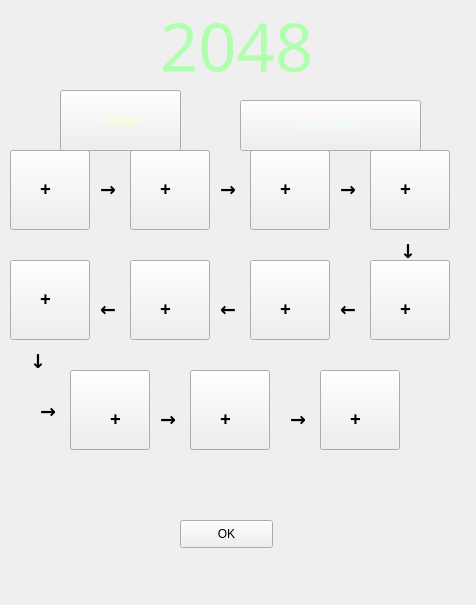
<?xml version="1.0" encoding="UTF-8"?>
<ui version="4.0">
 <class>start</class>
 <widget class="QWidget" name="start">
  <property name="geometry">
   <rect>
    <x>0</x>
    <y>0</y>
    <width>476</width>
    <height>605</height>
   </rect>
  </property>
  <property name="windowTitle">
   <string>Form</string>
  </property>
  <widget class="QPushButton" name="pushButton">
   <property name="geometry">
    <rect>
     <x>60</x>
     <y>90</y>
     <width>121</width>
     <height>61</height>
    </rect>
   </property>
   <property name="styleSheet">
    <string notr="true">font: 75 22pt &quot;Andalus&quot;;
color: rgb(250, 255, 202);
border-image: url(:/blk/cloud_PNG25.png);</string>
   </property>
   <property name="text">
    <string>normal</string>
   </property>
  </widget>
  <widget class="QPushButton" name="pushButton_2">
   <property name="geometry">
    <rect>
     <x>240</x>
     <y>100</y>
     <width>181</width>
     <height>51</height>
    </rect>
   </property>
   <property name="styleSheet">
    <string notr="true">border-image: url(:/blk/cloud_PNG25.png);
color: rgb(233, 255, 243);
font: 75 22pt &quot;Andalus&quot;;</string>
   </property>
   <property name="text">
    <string>User-make</string>
   </property>
  </widget>
  <widget class="QPushButton" name="blk2">
   <property name="geometry">
    <rect>
     <x>10</x>
     <y>150</y>
     <width>80</width>
     <height>80</height>
    </rect>
   </property>
   <property name="text">
    <string/>
   </property>
  </widget>
  <widget class="QPushButton" name="blk4">
   <property name="geometry">
    <rect>
     <x>130</x>
     <y>150</y>
     <width>80</width>
     <height>80</height>
    </rect>
   </property>
   <property name="text">
    <string/>
   </property>
  </widget>
  <widget class="QPushButton" name="blk16">
   <property name="geometry">
    <rect>
     <x>370</x>
     <y>150</y>
     <width>80</width>
     <height>80</height>
    </rect>
   </property>
   <property name="text">
    <string/>
   </property>
  </widget>
  <widget class="QPushButton" name="blk8">
   <property name="geometry">
    <rect>
     <x>250</x>
     <y>150</y>
     <width>80</width>
     <height>80</height>
    </rect>
   </property>
   <property name="text">
    <string/>
   </property>
  </widget>
  <widget class="QPushButton" name="blk32">
   <property name="geometry">
    <rect>
     <x>370</x>
     <y>260</y>
     <width>80</width>
     <height>80</height>
    </rect>
   </property>
   <property name="text">
    <string/>
   </property>
  </widget>
  <widget class="QPushButton" name="blk2048">
   <property name="geometry">
    <rect>
     <x>320</x>
     <y>370</y>
     <width>80</width>
     <height>80</height>
    </rect>
   </property>
   <property name="text">
    <string/>
   </property>
  </widget>
  <widget class="QPushButton" name="blk64">
   <property name="geometry">
    <rect>
     <x>250</x>
     <y>260</y>
     <width>80</width>
     <height>80</height>
    </rect>
   </property>
   <property name="text">
    <string/>
   </property>
  </widget>
  <widget class="QPushButton" name="blk256">
   <property name="geometry">
    <rect>
     <x>10</x>
     <y>260</y>
     <width>80</width>
     <height>80</height>
    </rect>
   </property>
   <property name="text">
    <string/>
   </property>
  </widget>
  <widget class="QPushButton" name="blk512">
   <property name="geometry">
    <rect>
     <x>70</x>
     <y>370</y>
     <width>80</width>
     <height>80</height>
    </rect>
   </property>
   <property name="text">
    <string/>
   </property>
  </widget>
  <widget class="QPushButton" name="blk1024">
   <property name="geometry">
    <rect>
     <x>190</x>
     <y>370</y>
     <width>80</width>
     <height>80</height>
    </rect>
   </property>
   <property name="text">
    <string/>
   </property>
  </widget>
  <widget class="QPushButton" name="blk128">
   <property name="geometry">
    <rect>
     <x>130</x>
     <y>260</y>
     <width>80</width>
     <height>80</height>
    </rect>
   </property>
   <property name="text">
    <string/>
   </property>
  </widget>
  <widget class="QPushButton" name="pushButton_14">
   <property name="geometry">
    <rect>
     <x>180</x>
     <y>520</y>
     <width>93</width>
     <height>28</height>
    </rect>
   </property>
   <property name="text">
    <string>OK</string>
   </property>
  </widget>
  <widget class="QLabel" name="label">
   <property name="geometry">
    <rect>
     <x>100</x>
     <y>180</y>
     <width>21</width>
     <height>16</height>
    </rect>
   </property>
   <property name="font">
    <font>
     <family>標楷體</family>
     <pointsize>14</pointsize>
     <weight>75</weight>
     <bold>true</bold>
    </font>
   </property>
   <property name="text">
    <string>→</string>
   </property>
  </widget>
  <widget class="QLabel" name="label_2">
   <property name="geometry">
    <rect>
     <x>220</x>
     <y>180</y>
     <width>21</width>
     <height>16</height>
    </rect>
   </property>
   <property name="font">
    <font>
     <family>標楷體</family>
     <pointsize>14</pointsize>
     <weight>75</weight>
     <bold>true</bold>
    </font>
   </property>
   <property name="text">
    <string>→</string>
   </property>
  </widget>
  <widget class="QLabel" name="label_3">
   <property name="geometry">
    <rect>
     <x>340</x>
     <y>180</y>
     <width>21</width>
     <height>16</height>
    </rect>
   </property>
   <property name="font">
    <font>
     <family>標楷體</family>
     <pointsize>14</pointsize>
     <weight>75</weight>
     <bold>true</bold>
    </font>
   </property>
   <property name="text">
    <string>→</string>
   </property>
  </widget>
  <widget class="QLabel" name="label_4">
   <property name="geometry">
    <rect>
     <x>340</x>
     <y>300</y>
     <width>21</width>
     <height>16</height>
    </rect>
   </property>
   <property name="font">
    <font>
     <family>標楷體</family>
     <pointsize>14</pointsize>
     <weight>75</weight>
     <bold>true</bold>
    </font>
   </property>
   <property name="text">
    <string>←</string>
   </property>
  </widget>
  <widget class="QLabel" name="label_5">
   <property name="geometry">
    <rect>
     <x>220</x>
     <y>300</y>
     <width>21</width>
     <height>16</height>
    </rect>
   </property>
   <property name="font">
    <font>
     <family>標楷體</family>
     <pointsize>14</pointsize>
     <weight>75</weight>
     <bold>true</bold>
    </font>
   </property>
   <property name="text">
    <string>←</string>
   </property>
  </widget>
  <widget class="QLabel" name="label_6">
   <property name="geometry">
    <rect>
     <x>100</x>
     <y>300</y>
     <width>21</width>
     <height>16</height>
    </rect>
   </property>
   <property name="font">
    <font>
     <family>標楷體</family>
     <pointsize>14</pointsize>
     <weight>75</weight>
     <bold>true</bold>
    </font>
   </property>
   <property name="text">
    <string>←</string>
   </property>
  </widget>
  <widget class="QLabel" name="label_7">
   <property name="geometry">
    <rect>
     <x>160</x>
     <y>410</y>
     <width>21</width>
     <height>16</height>
    </rect>
   </property>
   <property name="font">
    <font>
     <family>標楷體</family>
     <pointsize>14</pointsize>
     <weight>75</weight>
     <bold>true</bold>
    </font>
   </property>
   <property name="text">
    <string>→</string>
   </property>
  </widget>
  <widget class="QLabel" name="label_8">
   <property name="geometry">
    <rect>
     <x>290</x>
     <y>410</y>
     <width>21</width>
     <height>16</height>
    </rect>
   </property>
   <property name="font">
    <font>
     <family>標楷體</family>
     <pointsize>14</pointsize>
     <weight>75</weight>
     <bold>true</bold>
    </font>
   </property>
   <property name="text">
    <string>→</string>
   </property>
  </widget>
  <widget class="QLabel" name="pic2048">
   <property name="geometry">
    <rect>
     <x>20</x>
     <y>160</y>
     <width>441</width>
     <height>421</height>
    </rect>
   </property>
   <property name="styleSheet">
    <string notr="true">border-image: url(:/blk/game-2048-java.png);</string>
   </property>
   <property name="text">
    <string/>
   </property>
  </widget>
  <widget class="QLabel" name="title">
   <property name="geometry">
    <rect>
     <x>160</x>
     <y>0</y>
     <width>151</width>
     <height>91</height>
    </rect>
   </property>
   <property name="font">
    <font>
     <family>Gabriola</family>
     <pointsize>50</pointsize>
     <weight>9</weight>
     <italic>false</italic>
     <bold>false</bold>
    </font>
   </property>
   <property name="styleSheet">
    <string notr="true">border-image: url(:/blk/cloud_PNG25.png);
color: rgb(176, 255, 174);
font: 75 50pt &quot;Gabriola&quot;;</string>
   </property>
   <property name="text">
    <string>2048</string>
   </property>
  </widget>
  <widget class="QLabel" name="label_9">
   <property name="geometry">
    <rect>
     <x>0</x>
     <y>0</y>
     <width>481</width>
     <height>611</height>
    </rect>
   </property>
   <property name="styleSheet">
    <string notr="true">border-image: url(:/blk/sky.jpg);</string>
   </property>
   <property name="text">
    <string/>
   </property>
  </widget>
  <widget class="QLabel" name="label_10">
   <property name="geometry">
    <rect>
     <x>30</x>
     <y>70</y>
     <width>71</width>
     <height>61</height>
    </rect>
   </property>
   <property name="styleSheet">
    <string notr="true">border-image: url(:/blk/tumblr_ml3y1rYA4Z1so1hpzo1_400.png);</string>
   </property>
   <property name="text">
    <string/>
   </property>
  </widget>
  <widget class="QLabel" name="label_11">
   <property name="geometry">
    <rect>
     <x>390</x>
     <y>70</y>
     <width>71</width>
     <height>51</height>
    </rect>
   </property>
   <property name="styleSheet">
    <string notr="true">border-image: url(:/blk/male_humming_bird_png_by_doloresdevelde-d4ktla0.png);</string>
   </property>
   <property name="text">
    <string/>
   </property>
  </widget>
  <widget class="QLabel" name="label_12">
   <property name="geometry">
    <rect>
     <x>40</x>
     <y>180</y>
     <width>16</width>
     <height>16</height>
    </rect>
   </property>
   <property name="font">
    <font>
     <family>Aharoni</family>
     <pointsize>14</pointsize>
     <weight>75</weight>
     <bold>true</bold>
    </font>
   </property>
   <property name="text">
    <string>+</string>
   </property>
  </widget>
  <widget class="QLabel" name="label_13">
   <property name="geometry">
    <rect>
     <x>160</x>
     <y>180</y>
     <width>16</width>
     <height>16</height>
    </rect>
   </property>
   <property name="font">
    <font>
     <family>Aharoni</family>
     <pointsize>14</pointsize>
     <weight>75</weight>
     <bold>true</bold>
    </font>
   </property>
   <property name="text">
    <string>+</string>
   </property>
  </widget>
  <widget class="QLabel" name="label_14">
   <property name="geometry">
    <rect>
     <x>280</x>
     <y>180</y>
     <width>16</width>
     <height>16</height>
    </rect>
   </property>
   <property name="font">
    <font>
     <family>Aharoni</family>
     <pointsize>14</pointsize>
     <weight>75</weight>
     <bold>true</bold>
    </font>
   </property>
   <property name="text">
    <string>+</string>
   </property>
  </widget>
  <widget class="QLabel" name="label_15">
   <property name="geometry">
    <rect>
     <x>400</x>
     <y>180</y>
     <width>16</width>
     <height>16</height>
    </rect>
   </property>
   <property name="font">
    <font>
     <family>Aharoni</family>
     <pointsize>14</pointsize>
     <weight>75</weight>
     <bold>true</bold>
    </font>
   </property>
   <property name="text">
    <string>+</string>
   </property>
  </widget>
  <widget class="QLabel" name="label_16">
   <property name="geometry">
    <rect>
     <x>400</x>
     <y>300</y>
     <width>16</width>
     <height>16</height>
    </rect>
   </property>
   <property name="font">
    <font>
     <family>Aharoni</family>
     <pointsize>14</pointsize>
     <weight>75</weight>
     <bold>true</bold>
    </font>
   </property>
   <property name="text">
    <string>+</string>
   </property>
  </widget>
  <widget class="QLabel" name="label_17">
   <property name="geometry">
    <rect>
     <x>280</x>
     <y>300</y>
     <width>16</width>
     <height>16</height>
    </rect>
   </property>
   <property name="font">
    <font>
     <family>Aharoni</family>
     <pointsize>14</pointsize>
     <weight>75</weight>
     <bold>true</bold>
    </font>
   </property>
   <property name="text">
    <string>+</string>
   </property>
  </widget>
  <widget class="QLabel" name="label_18">
   <property name="geometry">
    <rect>
     <x>160</x>
     <y>300</y>
     <width>16</width>
     <height>16</height>
    </rect>
   </property>
   <property name="font">
    <font>
     <family>Aharoni</family>
     <pointsize>14</pointsize>
     <weight>75</weight>
     <bold>true</bold>
    </font>
   </property>
   <property name="text">
    <string>+</string>
   </property>
  </widget>
  <widget class="QLabel" name="label_19">
   <property name="geometry">
    <rect>
     <x>40</x>
     <y>290</y>
     <width>16</width>
     <height>16</height>
    </rect>
   </property>
   <property name="font">
    <font>
     <family>Aharoni</family>
     <pointsize>14</pointsize>
     <weight>75</weight>
     <bold>true</bold>
    </font>
   </property>
   <property name="text">
    <string>+</string>
   </property>
  </widget>
  <widget class="QLabel" name="label_20">
   <property name="geometry">
    <rect>
     <x>110</x>
     <y>410</y>
     <width>16</width>
     <height>16</height>
    </rect>
   </property>
   <property name="font">
    <font>
     <family>Aharoni</family>
     <pointsize>14</pointsize>
     <weight>75</weight>
     <bold>true</bold>
    </font>
   </property>
   <property name="text">
    <string>+</string>
   </property>
  </widget>
  <widget class="QLabel" name="label_21">
   <property name="geometry">
    <rect>
     <x>220</x>
     <y>410</y>
     <width>16</width>
     <height>16</height>
    </rect>
   </property>
   <property name="font">
    <font>
     <family>Aharoni</family>
     <pointsize>14</pointsize>
     <weight>75</weight>
     <bold>true</bold>
    </font>
   </property>
   <property name="text">
    <string>+</string>
   </property>
  </widget>
  <widget class="QLabel" name="label_22">
   <property name="geometry">
    <rect>
     <x>350</x>
     <y>410</y>
     <width>16</width>
     <height>16</height>
    </rect>
   </property>
   <property name="font">
    <font>
     <family>Aharoni</family>
     <pointsize>14</pointsize>
     <weight>75</weight>
     <bold>true</bold>
    </font>
   </property>
   <property name="text">
    <string>+</string>
   </property>
  </widget>
  <widget class="QLabel" name="label_23">
   <property name="geometry">
    <rect>
     <x>400</x>
     <y>240</y>
     <width>41</width>
     <height>21</height>
    </rect>
   </property>
   <property name="font">
    <font>
     <family>Aharoni</family>
     <pointsize>14</pointsize>
     <weight>75</weight>
     <bold>true</bold>
    </font>
   </property>
   <property name="text">
    <string>↓</string>
   </property>
  </widget>
  <widget class="QLabel" name="label_24">
   <property name="geometry">
    <rect>
     <x>30</x>
     <y>350</y>
     <width>41</width>
     <height>21</height>
    </rect>
   </property>
   <property name="font">
    <font>
     <family>Aharoni</family>
     <pointsize>14</pointsize>
     <weight>75</weight>
     <bold>true</bold>
    </font>
   </property>
   <property name="text">
    <string>↓</string>
   </property>
  </widget>
  <widget class="QLabel" name="label_25">
   <property name="geometry">
    <rect>
     <x>40</x>
     <y>400</y>
     <width>21</width>
     <height>21</height>
    </rect>
   </property>
   <property name="font">
    <font>
     <family>標楷體</family>
     <pointsize>14</pointsize>
     <weight>75</weight>
     <bold>true</bold>
    </font>
   </property>
   <property name="text">
    <string>→</string>
   </property>
  </widget>
  <zorder>label_9</zorder>
  <zorder>pushButton</zorder>
  <zorder>pushButton_2</zorder>
  <zorder>blk2</zorder>
  <zorder>blk4</zorder>
  <zorder>blk16</zorder>
  <zorder>blk8</zorder>
  <zorder>blk32</zorder>
  <zorder>blk2048</zorder>
  <zorder>blk64</zorder>
  <zorder>blk256</zorder>
  <zorder>blk512</zorder>
  <zorder>blk1024</zorder>
  <zorder>blk128</zorder>
  <zorder>pushButton_14</zorder>
  <zorder>label</zorder>
  <zorder>label_2</zorder>
  <zorder>label_3</zorder>
  <zorder>label_4</zorder>
  <zorder>label_5</zorder>
  <zorder>label_6</zorder>
  <zorder>label_7</zorder>
  <zorder>label_8</zorder>
  <zorder>title</zorder>
  <zorder>label_10</zorder>
  <zorder>label_11</zorder>
  <zorder>label_12</zorder>
  <zorder>label_13</zorder>
  <zorder>label_14</zorder>
  <zorder>label_15</zorder>
  <zorder>label_16</zorder>
  <zorder>label_17</zorder>
  <zorder>label_18</zorder>
  <zorder>label_19</zorder>
  <zorder>label_20</zorder>
  <zorder>label_21</zorder>
  <zorder>label_22</zorder>
  <zorder>label_23</zorder>
  <zorder>label_24</zorder>
  <zorder>label_25</zorder>
  <zorder>pic2048</zorder>
 </widget>
 <resources/>
 <connections>
  <connection>
   <sender>pushButton_2</sender>
   <signal>clicked()</signal>
   <receiver>blk2</receiver>
   <slot>show()</slot>
   <hints>
    <hint type="sourcelabel">
     <x>333</x>
     <y>97</y>
    </hint>
    <hint type="destinationlabel">
     <x>55</x>
     <y>150</y>
    </hint>
   </hints>
  </connection>
  <connection>
   <sender>pushButton_2</sender>
   <signal>clicked()</signal>
   <receiver>blk4</receiver>
   <slot>show()</slot>
   <hints>
    <hint type="sourcelabel">
     <x>340</x>
     <y>91</y>
    </hint>
    <hint type="destinationlabel">
     <x>167</x>
     <y>158</y>
    </hint>
   </hints>
  </connection>
  <connection>
   <sender>pushButton_2</sender>
   <signal>clicked()</signal>
   <receiver>blk8</receiver>
   <slot>show()</slot>
   <hints>
    <hint type="sourcelabel">
     <x>338</x>
     <y>97</y>
    </hint>
    <hint type="destinationlabel">
     <x>287</x>
     <y>157</y>
    </hint>
   </hints>
  </connection>
  <connection>
   <sender>pushButton_2</sender>
   <signal>clicked()</signal>
   <receiver>blk16</receiver>
   <slot>show()</slot>
   <hints>
    <hint type="sourcelabel">
     <x>347</x>
     <y>100</y>
    </hint>
    <hint type="destinationlabel">
     <x>422</x>
     <y>180</y>
    </hint>
   </hints>
  </connection>
  <connection>
   <sender>pushButton</sender>
   <signal>clicked()</signal>
   <receiver>start</receiver>
   <slot>close()</slot>
   <hints>
    <hint type="sourcelabel">
     <x>117</x>
     <y>95</y>
    </hint>
    <hint type="destinationlabel">
     <x>179</x>
     <y>25</y>
    </hint>
   </hints>
  </connection>
  <connection>
   <sender>pushButton_2</sender>
   <signal>clicked()</signal>
   <receiver>blk256</receiver>
   <slot>show()</slot>
   <hints>
    <hint type="sourcelabel">
     <x>354</x>
     <y>99</y>
    </hint>
    <hint type="destinationlabel">
     <x>77</x>
     <y>292</y>
    </hint>
   </hints>
  </connection>
  <connection>
   <sender>pushButton_2</sender>
   <signal>clicked()</signal>
   <receiver>blk128</receiver>
   <slot>show()</slot>
   <hints>
    <hint type="sourcelabel">
     <x>296</x>
     <y>94</y>
    </hint>
    <hint type="destinationlabel">
     <x>182</x>
     <y>274</y>
    </hint>
   </hints>
  </connection>
  <connection>
   <sender>pushButton_2</sender>
   <signal>clicked()</signal>
   <receiver>blk64</receiver>
   <slot>show()</slot>
   <hints>
    <hint type="sourcelabel">
     <x>314</x>
     <y>101</y>
    </hint>
    <hint type="destinationlabel">
     <x>278</x>
     <y>271</y>
    </hint>
   </hints>
  </connection>
  <connection>
   <sender>pushButton_2</sender>
   <signal>clicked()</signal>
   <receiver>blk32</receiver>
   <slot>show()</slot>
   <hints>
    <hint type="sourcelabel">
     <x>336</x>
     <y>97</y>
    </hint>
    <hint type="destinationlabel">
     <x>441</x>
     <y>278</y>
    </hint>
   </hints>
  </connection>
  <connection>
   <sender>pushButton_2</sender>
   <signal>clicked()</signal>
   <receiver>blk512</receiver>
   <slot>show()</slot>
   <hints>
    <hint type="sourcelabel">
     <x>310</x>
     <y>96</y>
    </hint>
    <hint type="destinationlabel">
     <x>130</x>
     <y>404</y>
    </hint>
   </hints>
  </connection>
  <connection>
   <sender>pushButton_2</sender>
   <signal>clicked()</signal>
   <receiver>blk1024</receiver>
   <slot>show()</slot>
   <hints>
    <hint type="sourcelabel">
     <x>291</x>
     <y>93</y>
    </hint>
    <hint type="destinationlabel">
     <x>203</x>
     <y>407</y>
    </hint>
   </hints>
  </connection>
  <connection>
   <sender>pushButton_2</sender>
   <signal>clicked()</signal>
   <receiver>blk2048</receiver>
   <slot>show()</slot>
   <hints>
    <hint type="sourcelabel">
     <x>312</x>
     <y>99</y>
    </hint>
    <hint type="destinationlabel">
     <x>388</x>
     <y>432</y>
    </hint>
   </hints>
  </connection>
  <connection>
   <sender>pushButton_2</sender>
   <signal>clicked()</signal>
   <receiver>pushButton_14</receiver>
   <slot>show()</slot>
   <hints>
    <hint type="sourcelabel">
     <x>327</x>
     <y>99</y>
    </hint>
    <hint type="destinationlabel">
     <x>233</x>
     <y>522</y>
    </hint>
   </hints>
  </connection>
  <connection>
   <sender>pushButton_14</sender>
   <signal>clicked()</signal>
   <receiver>start</receiver>
   <slot>close()</slot>
   <hints>
    <hint type="sourcelabel">
     <x>267</x>
     <y>537</y>
    </hint>
    <hint type="destinationlabel">
     <x>373</x>
     <y>546</y>
    </hint>
   </hints>
  </connection>
  <connection>
   <sender>pushButton_2</sender>
   <signal>clicked()</signal>
   <receiver>label</receiver>
   <slot>show()</slot>
   <hints>
    <hint type="sourcelabel">
     <x>305</x>
     <y>94</y>
    </hint>
    <hint type="destinationlabel">
     <x>117</x>
     <y>181</y>
    </hint>
   </hints>
  </connection>
  <connection>
   <sender>pushButton_2</sender>
   <signal>clicked()</signal>
   <receiver>label_2</receiver>
   <slot>show()</slot>
   <hints>
    <hint type="sourcelabel">
     <x>321</x>
     <y>97</y>
    </hint>
    <hint type="destinationlabel">
     <x>236</x>
     <y>183</y>
    </hint>
   </hints>
  </connection>
  <connection>
   <sender>pushButton_2</sender>
   <signal>clicked()</signal>
   <receiver>label_3</receiver>
   <slot>show()</slot>
   <hints>
    <hint type="sourcelabel">
     <x>330</x>
     <y>93</y>
    </hint>
    <hint type="destinationlabel">
     <x>355</x>
     <y>182</y>
    </hint>
   </hints>
  </connection>
  <connection>
   <sender>pushButton_2</sender>
   <signal>clicked()</signal>
   <receiver>label_4</receiver>
   <slot>show()</slot>
   <hints>
    <hint type="sourcelabel">
     <x>319</x>
     <y>97</y>
    </hint>
    <hint type="destinationlabel">
     <x>351</x>
     <y>300</y>
    </hint>
   </hints>
  </connection>
  <connection>
   <sender>pushButton_2</sender>
   <signal>clicked()</signal>
   <receiver>label_5</receiver>
   <slot>show()</slot>
   <hints>
    <hint type="sourcelabel">
     <x>337</x>
     <y>94</y>
    </hint>
    <hint type="destinationlabel">
     <x>231</x>
     <y>306</y>
    </hint>
   </hints>
  </connection>
  <connection>
   <sender>pushButton_2</sender>
   <signal>clicked()</signal>
   <receiver>label_6</receiver>
   <slot>show()</slot>
   <hints>
    <hint type="sourcelabel">
     <x>311</x>
     <y>95</y>
    </hint>
    <hint type="destinationlabel">
     <x>116</x>
     <y>304</y>
    </hint>
   </hints>
  </connection>
  <connection>
   <sender>pushButton_2</sender>
   <signal>clicked()</signal>
   <receiver>label_7</receiver>
   <slot>show()</slot>
   <hints>
    <hint type="sourcelabel">
     <x>309</x>
     <y>93</y>
    </hint>
    <hint type="destinationlabel">
     <x>177</x>
     <y>414</y>
    </hint>
   </hints>
  </connection>
  <connection>
   <sender>pushButton_2</sender>
   <signal>clicked()</signal>
   <receiver>label_8</receiver>
   <slot>show()</slot>
   <hints>
    <hint type="sourcelabel">
     <x>314</x>
     <y>99</y>
    </hint>
    <hint type="destinationlabel">
     <x>304</x>
     <y>416</y>
    </hint>
   </hints>
  </connection>
  <connection>
   <sender>pushButton_2</sender>
   <signal>clicked()</signal>
   <receiver>pic2048</receiver>
   <slot>hide()</slot>
   <hints>
    <hint type="sourcelabel">
     <x>294</x>
     <y>110</y>
    </hint>
    <hint type="destinationlabel">
     <x>-742</x>
     <y>192</y>
    </hint>
   </hints>
  </connection>
  <connection>
   <sender>blk2</sender>
   <signal>clicked()</signal>
   <receiver>label_12</receiver>
   <slot>hide()</slot>
   <hints>
    <hint type="sourcelabel">
     <x>75</x>
     <y>209</y>
    </hint>
    <hint type="destinationlabel">
     <x>47</x>
     <y>190</y>
    </hint>
   </hints>
  </connection>
  <connection>
   <sender>blk4</sender>
   <signal>clicked()</signal>
   <receiver>label_13</receiver>
   <slot>hide()</slot>
   <hints>
    <hint type="sourcelabel">
     <x>160</x>
     <y>216</y>
    </hint>
    <hint type="destinationlabel">
     <x>172</x>
     <y>189</y>
    </hint>
   </hints>
  </connection>
  <connection>
   <sender>blk8</sender>
   <signal>clicked()</signal>
   <receiver>label_14</receiver>
   <slot>hide()</slot>
   <hints>
    <hint type="sourcelabel">
     <x>285</x>
     <y>211</y>
    </hint>
    <hint type="destinationlabel">
     <x>286</x>
     <y>191</y>
    </hint>
   </hints>
  </connection>
  <connection>
   <sender>blk16</sender>
   <signal>clicked()</signal>
   <receiver>label_15</receiver>
   <slot>hide()</slot>
   <hints>
    <hint type="sourcelabel">
     <x>405</x>
     <y>214</y>
    </hint>
    <hint type="destinationlabel">
     <x>408</x>
     <y>188</y>
    </hint>
   </hints>
  </connection>
  <connection>
   <sender>blk256</sender>
   <signal>clicked()</signal>
   <receiver>label_19</receiver>
   <slot>hide()</slot>
   <hints>
    <hint type="sourcelabel">
     <x>48</x>
     <y>320</y>
    </hint>
    <hint type="destinationlabel">
     <x>51</x>
     <y>299</y>
    </hint>
   </hints>
  </connection>
  <connection>
   <sender>blk128</sender>
   <signal>clicked()</signal>
   <receiver>label_18</receiver>
   <slot>hide()</slot>
   <hints>
    <hint type="sourcelabel">
     <x>162</x>
     <y>322</y>
    </hint>
    <hint type="destinationlabel">
     <x>164</x>
     <y>314</y>
    </hint>
   </hints>
  </connection>
  <connection>
   <sender>blk64</sender>
   <signal>clicked()</signal>
   <receiver>label_17</receiver>
   <slot>hide()</slot>
   <hints>
    <hint type="sourcelabel">
     <x>289</x>
     <y>334</y>
    </hint>
    <hint type="destinationlabel">
     <x>290</x>
     <y>308</y>
    </hint>
   </hints>
  </connection>
  <connection>
   <sender>blk32</sender>
   <signal>clicked()</signal>
   <receiver>label_16</receiver>
   <slot>hide()</slot>
   <hints>
    <hint type="sourcelabel">
     <x>411</x>
     <y>328</y>
    </hint>
    <hint type="destinationlabel">
     <x>408</x>
     <y>307</y>
    </hint>
   </hints>
  </connection>
  <connection>
   <sender>blk512</sender>
   <signal>clicked()</signal>
   <receiver>label_20</receiver>
   <slot>hide()</slot>
   <hints>
    <hint type="sourcelabel">
     <x>109</x>
     <y>432</y>
    </hint>
    <hint type="destinationlabel">
     <x>117</x>
     <y>415</y>
    </hint>
   </hints>
  </connection>
  <connection>
   <sender>blk1024</sender>
   <signal>clicked()</signal>
   <receiver>label_21</receiver>
   <slot>hide()</slot>
   <hints>
    <hint type="sourcelabel">
     <x>251</x>
     <y>438</y>
    </hint>
    <hint type="destinationlabel">
     <x>228</x>
     <y>413</y>
    </hint>
   </hints>
  </connection>
  <connection>
   <sender>blk2048</sender>
   <signal>clicked()</signal>
   <receiver>label_22</receiver>
   <slot>hide()</slot>
   <hints>
    <hint type="sourcelabel">
     <x>393</x>
     <y>422</y>
    </hint>
    <hint type="destinationlabel">
     <x>363</x>
     <y>418</y>
    </hint>
   </hints>
  </connection>
 </connections>
</ui>
